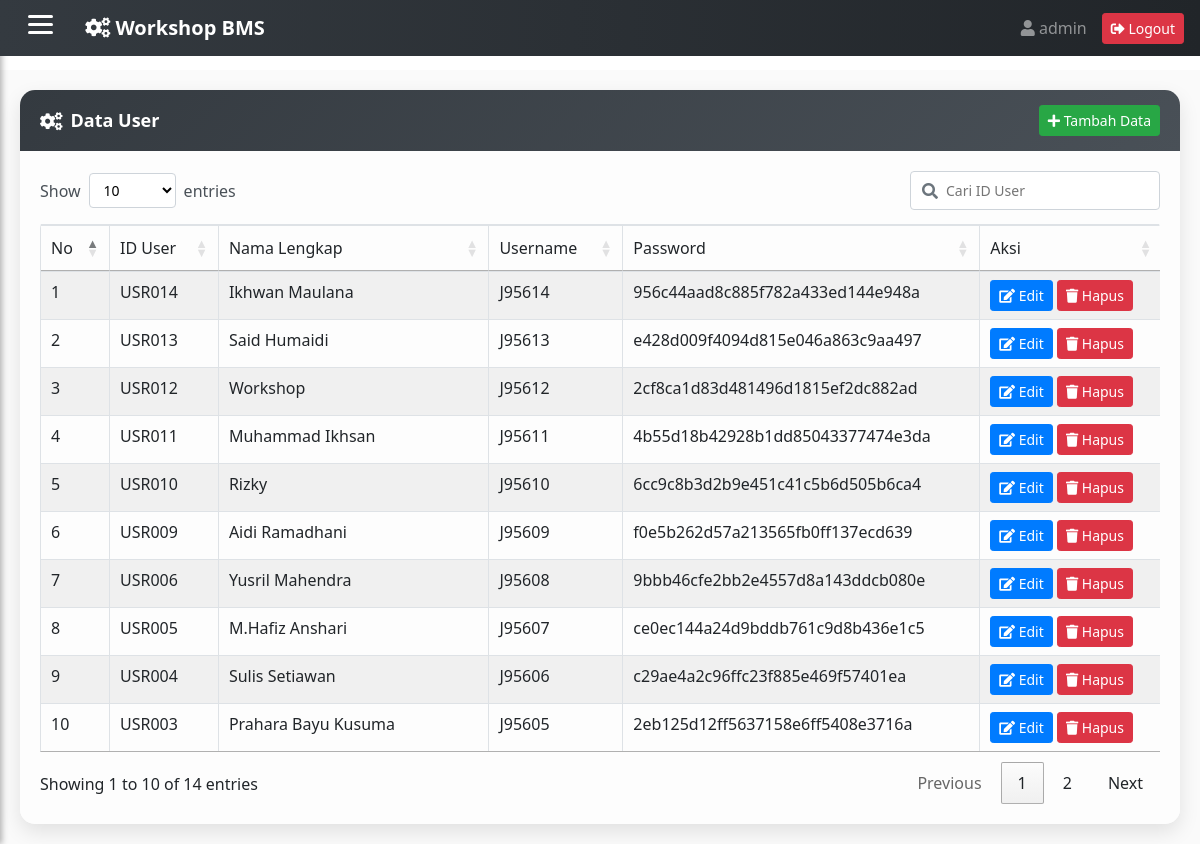
The app's page /admin/user.php (signed in) with its own data.
### tables this page shows
CREATE TABLE `user` (
  `id_user` varchar(10) NOT NULL,
  `nama_lengkap` varchar(225) NOT NULL,
  `username` varchar(100) NOT NULL,
  `password` varchar(255) NOT NULL
);

### function_all/function_user.php (called while the page is built, shortened)
<?php
require_once('../Connections/koneksi.php');
$maxRows_Recordset1 = 1000;
$pageNum_Recordset1 = 0;
$startRow_Recordset1 = $pageNum_Recordset1 * $maxRows_Recordset1;
$query_Recordset1 = "SELECT * FROM user ORDER BY username DESC";
$query_limit_Recordset1 = sprintf("%s LIMIT %d, %d", $query_Recordset1, $startRow_Recordset1, $maxRows_Recordset1);
$Recordset1 = mysqli_query($koneksi, $query_limit_Recordset1);
$row_Recordset1 = mysqli_fetch_assoc($Recordset1);
if (isset($_GET['totalRows_Recordset1'])) {
  $totalRows_Recordset1 = $_GET['totalRows_Recordset1'];
} else {
  $all_Recordset1 = mysqli_query($koneksi, $query_Recordset1);
  $totalRows_Recordset1 = mysqli_num_rows($all_Recordset1);
}
?>

### admin/user.php (the view, shortened to what this page needs)
<?php include'../function_all/function_user.php';?>
<!DOCTYPE html PUBLIC "-//W3C//DTD XHTML 1.0 Transitional//EN" "http://www.w3.org/TR/xhtml1/DTD/xhtml1-transitional.dtd">
<html xmlns="http://www.w3.org/1999/xhtml">
<head>
<link rel="stylesheet" href="https://cdn.datatables.net/1.13.6/css/jquery.dataTables.min.css">
</head>
<body>
  <div class="card stylish-card animate-card">
    <div class="card-header stylish-header">
      <i class="fas fa-cogs mr-2"></i> Data User
      <button class="btn btn-success btn-sm ml-auto" onclick="openForm()">
        <i class="fas fa-plus"></i> Tambah Data
      </button>
    </div>
    <div class="card-body stylish-body">
            <div class="toolbar-search-only"></div>
        <div class="toolbar-custom mb-3">
        </div>
        <div class="table-responsive-custom">
        <table id="example" class="table table-striped table-bordered">
        <thead>
          <tr>
            <td>No</td>
            <td>ID User</td>
            <td>Nama Lengkap</td>
            <td>Username</td>
            <td>Password</td>
            <td>Aksi</td>
          </tr>
        </thead>
        <tbody>
          <?php if ($totalRows_Recordset1 > 0): ?>
            <?php $no = $startRow_Recordset1 + 1; ?>
          <?php do { ?>
            <tr>
              <td><?php echo $no++; ?></td>
              <td><?php echo htmlspecialchars($row_Recordset1['id_user']); ?></td>
              <td><?php echo htmlspecialchars($row_Recordset1['nama_lengkap']); ?></td>
              <td><?php echo htmlspecialchars($row_Recordset1['username']); ?></td>
              <td><?php echo htmlspecialchars($row_Recordset1['password']); ?></td>
              <td>
                 <button
                    class="btn btn-primary btn-sm btn-animate"
                    onclick="openEditForm(
                      '<?php echo htmlspecialchars($row_Recordset1['id_user'], ENT_QUOTES); ?>',
                      '<?php echo htmlspecialchars($row_Recordset1['nama_lengkap'], ENT_QUOTES); ?>',
                      '<?php echo htmlspecialchars($row_Recordset1['username'], ENT_QUOTES); ?>',
                      '<?php echo htmlspecialchars($row_Recordset1['password'], ENT_QUOTES); ?>'
                    )">
                    <i class="fas fa-edit"></i> Edit
                </button>
                      <a href="../crud_all/hapus_user.php?id_user=<?php echo urlencode($row_Recordset1['id_user']); ?>"
                              class="btn btn-danger btn-sm btn-hapus"
                              data-id_user="<?php echo htmlspecialchars($row_Recordset1['id_user'], ENT_QUOTES); ?>">
                              <i class="fa fa-trash"></i> Hapus
                            </a>
              </td>
        </tr>
            <?php } while ($row_Recordset1 = mysqli_fetch_assoc($Recordset1)); ?>
      </tbody>
        <?php else: ?>
          <tbody>
          <tr>
            </tr>
        <?php endif; ?>
</table>
</div>
</div>
</div>
<?php
include '../template.php';
?>
</body>
</html>

### records on screen
user: id_user "USR014", nama_lengkap "Ikhwan Maulana", username "J95614", password "956c44aad8c885f782a433ed144e948a"
user: id_user "USR013", nama_lengkap "Said Humaidi", username "J95613", password "e428d009f4094d815e046a863c9aa497"
user: id_user "USR012", nama_lengkap "Workshop", username "J95612", password "2cf8ca1d83d481496d1815ef2dc882ad"
user: id_user "USR011", nama_lengkap "Muhammad Ikhsan", username "J95611", password "4b55d18b42928b1dd85043377474e3da"
user: id_user "USR010", nama_lengkap "Rizky", username "J95610", password "6cc9c8b3d2b9e451c41c5b6d505b6ca4"
user: id_user "USR009", nama_lengkap "Aidi Ramadhani", username "J95609", password "f0e5b262d57a213565fb0ff137ecd639"
user: id_user "USR006", nama_lengkap "Yusril Mahendra", username "J95608", password "9bbb46cfe2bb2e4557d8a143ddcb080e"
user: id_user "USR005", nama_lengkap "M.Hafiz Anshari", username "J95607", password "ce0ec144a24d9bddb761c9d8b436e1c5"
user: id_user "USR004", nama_lengkap "Sulis Setiawan", username "J95606", password "c29ae4a2c96ffc23f885e469f57401ea"
user: id_user "USR003", nama_lengkap "Prahara Bayu Kusuma", username "J95605", password "2eb125d12ff5637158e6ff5408e3716a"

### other values on screen
$username "admin"
